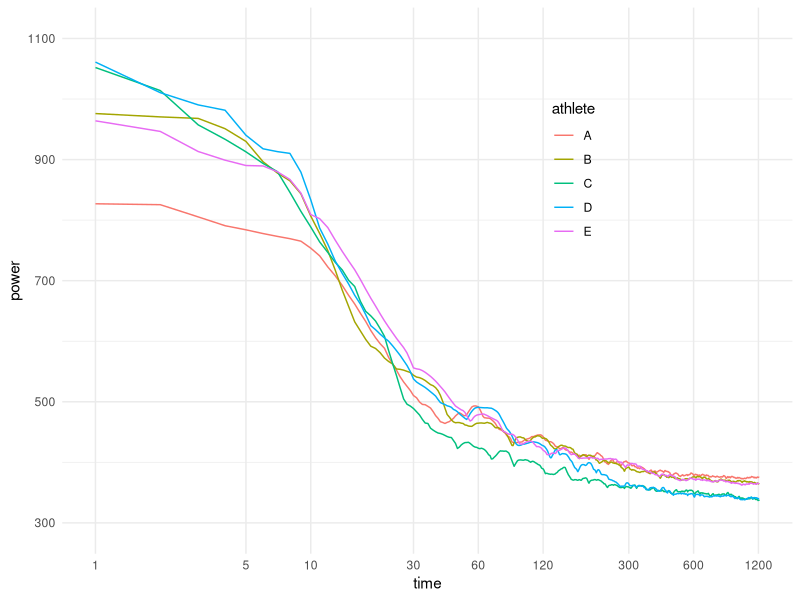
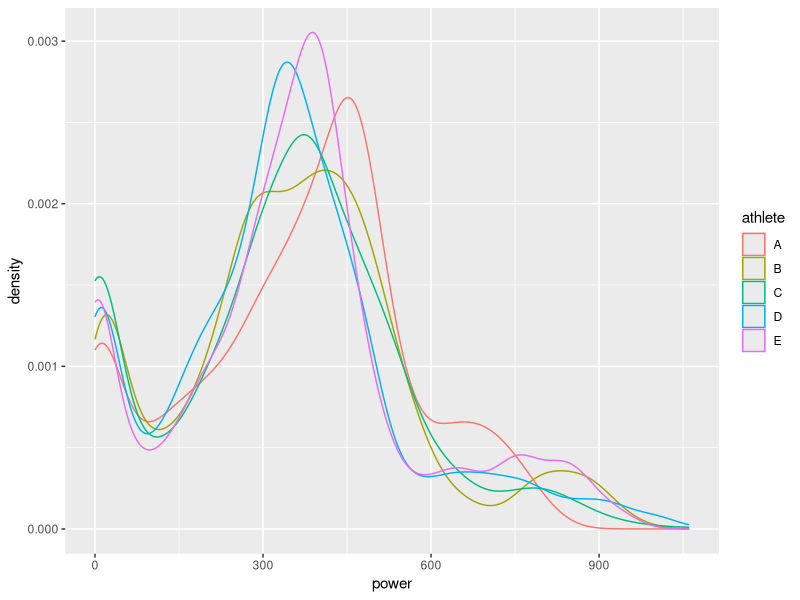

Generate these figures, in order, with R:
## ---- chunk 1
#| warning: false

library(purrr)   # Functional programming
library(ggplot2) # Visualization
library(dplyr)   # Data wrangling
## ---- chunk 2
d <- read.csv("../data/temp/cleaned-combined.csv")
d$athlete <- as.factor(d$athlete)
## ---- chunk 3
maxeffort <- function(t, x) {
  # create a moving average over length t
  series <- stats::filter(x, rep(1 / t, t), sides = 2) 
  # find maximum
  m <- max(as.vector(series), na.rm = TRUE)
  data.frame(
    time = t,
    power = m
  )
}

maxeffort_all <- function(athlete, range = 1:1210, data = d) {
  powerdata <- data$power[data$athlete == athlete]
  df <- purrr::map_dfr(range, maxeffort, x = powerdata)
  df$athlete <- athlete
  df
}

pp <- purrr::map_dfr(levels(d$athlete), maxeffort_all)

## ---- chunk 4
ggplot(pp, aes(x = time, y = power, colour = athlete)) +
  geom_line() +
  scale_x_log10(
    breaks = c(1, 5, 10, 30, 60, 120, 300, 600, 1200),
    minor_breaks = FALSE
  ) + 
  scale_y_continuous(
    breaks = seq(300, 1100, 200),
    limits = c(290, 1110)
  ) +
  theme_minimal() +
  theme(
    legend.position = c(0.7, 0.7)
  )
## ---- chunk 5
ggplot(d, aes(x = power, colour = athlete)) +
  geom_density()
## ---- chunk 6
# function for calculating mean with values of zero power excluded
mean_nonzero <- function(data, na.rm = TRUE) {
  mean(data[data != 0], na.rm = na.rm)
}

# function for calculating time above a certain value
t_over <- function(data, value, na.rm = TRUE) {
  sum(data > value, na.rm = na.rm)
}

count_peaks <- function(data, value) {
  w <- which(data > value) # get indices of high power outputs
  
  # count number of independent peaks
  i <-  1
  count <- 0
  while (i <= length(w)) {
    if (i == 1) { # first peak
      count <- 1
    } else {
      if (w[i] != (w[i-1]+1)) { # new peak
        count <- count + 1
      }
    }
  i <- i + 1
  }
  count
}

## ---- chunk 7
# summarise descriptive power data for each athlete
d |>
  dplyr::group_by(athlete) |>
  dplyr::summarise(
    mean = mean(power, na.rm = TRUE),
    mean_non0 = mean_nonzero(power, na.rm = TRUE),
    sd = sd(power, na.rm = TRUE),
    max = max(power, na.rm = TRUE),
    t500 = t_over(power, 500, na.rm = TRUE),
    t700 = t_over(power, 700, na.rm = TRUE),
    n500 = count_peaks(power, 500),
    n700 = count_peaks(power, 700)
  )
